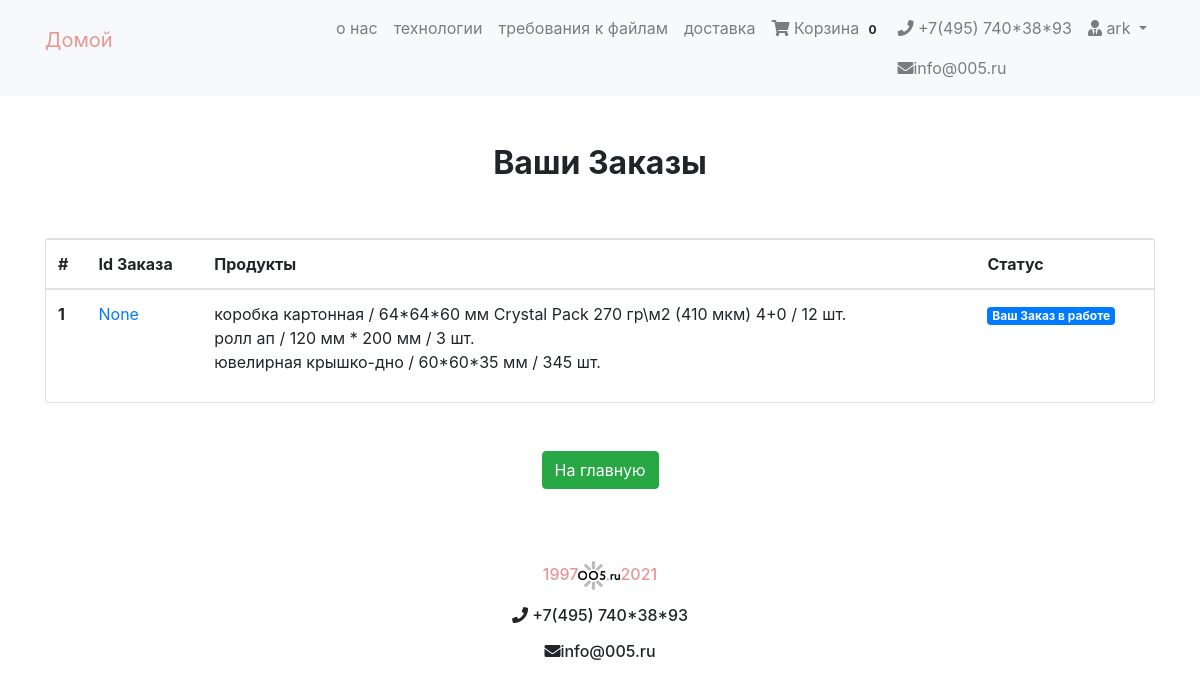
Page /my-orders/ (signed in) on the earlier database version.
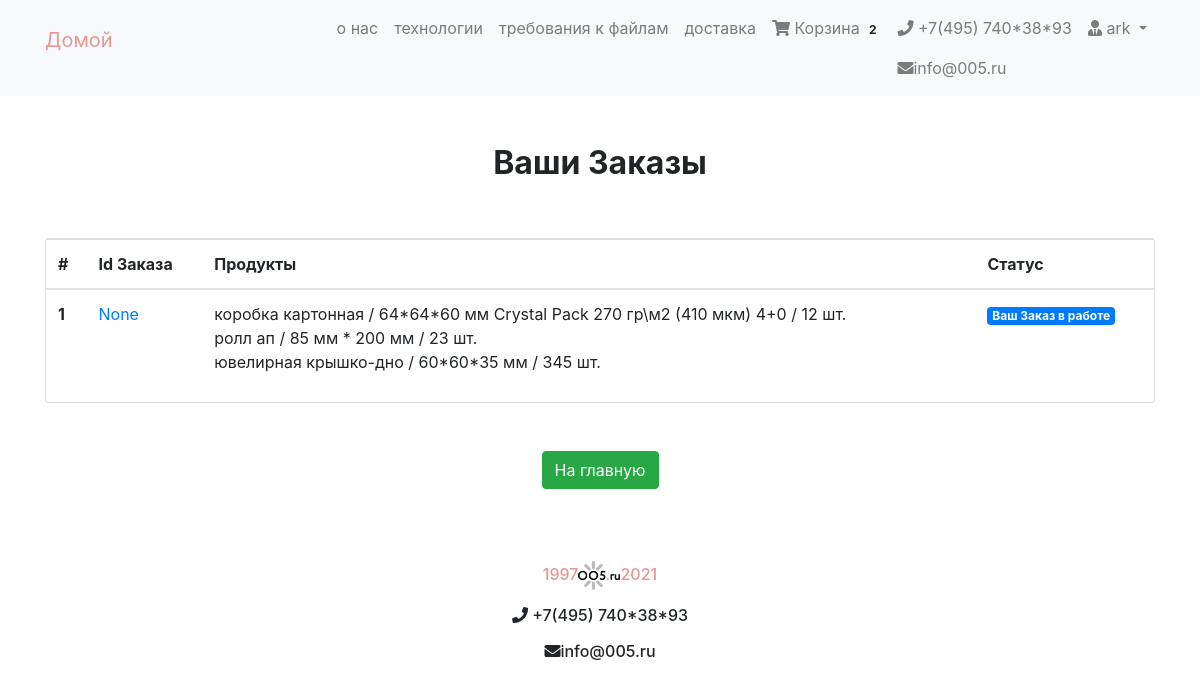
Same page on the later database version.
### cart/models.py (models this page shows, shortened)
class Cart(models.Model):
    user = models.ForeignKey(User, on_delete=models.CASCADE)
    item = models.ForeignKey(Product, on_delete=models.CASCADE)
    quantity = models.IntegerField(default=1)
    purchased = models.BooleanField(default=False)
    created = models.DateTimeField(auto_now_add=True)
    def __str__(self):
        return f'{self.item.name} / {self.item.box_size} / {self.item.tirazh} шт.'

class Order(models.Model):
    orderitems  = models.ManyToManyField(Cart)
    user = models.ForeignKey(User, on_delete=models.CASCADE)
    ordered = models.BooleanField(default=False)
    created = models.DateTimeField(auto_now_add=True)
    paymentId = models.CharField(max_length=200, blank=True , null=True)
    orderId = models.CharField(max_length=200, blank=True, null=True)

### products/models.py (models this page shows, shortened)
class  Product(PolymorphicModel):
    mainimage = models.ImageField(upload_to='products/', blank=True, null=True)
    name = models.CharField(max_length=300, default = None, null=True)
    slug = models.SlugField(default = None, null=True)
    subcategory = models.ForeignKey(SubCategory, on_delete=models.CASCADE, default = None, null=True)
    category = models.ForeignKey(Category, on_delete=models.CASCADE, default = None, null=True)
    preview_text = models.TextField(max_length=50, verbose_name='Preview Text', blank=True, null=True)
    detail_text = models.TextField(max_length=1000, verbose_name='Detail Text', blank=True, null=True)
    lim1 = models.FloatField(default = None, null=True)
    lim2 = models.FloatField(default = None, null=True)
    tirazh = models.IntegerField(null=False)
    t = models.IntegerField(null=True)
    p = models.FloatField(default = None, null=True)
    box_size = models.CharField(max_length=50)

### checkout/views.py (the view)
# urls.py: path('my-orders/', oderView, name="oderView"),
def oderView(request):
    try:
        orders = Order.objects.filter(user=request.user, ordered=True)
        context = {
            "orders": orders
        }
    except:
        messages.warning(request, "You do not have an active order")
        return redirect('/')
    return render(request, 'checkout/order.html', context)

### cart/templatetags/cart_tag.py (called while the page is built)
@register.filter
def cart_total(user):
    order = Order.objects.filter(user=user, ordered=False)
    if order.exists():
    	return order[0].orderitems.count()
    else:
    	return 0

### checkout/templates/checkout/order.html
{% extends 'products/base.html' %}
{% load crispy_forms_tags %}
{% block content %}
<div class="container mt-5">
<h2 class="text-center"><strong>Ваши Заказы</strong></h2>
<div class="row">
	<div class="col-md-12">
		<div class="card mt-5" style="height: auto">
			<div class="table-responsive">
			<table class="table">
			  <thead>
			    <tr>
			      <th scope="col">#</th>
			      <th scope="col">Id Заказа</th>
			      <th scope="col">Продукты</th>
			      <th scope="col">Статус</th>
			    </tr>
			  </thead>
			  <tbody>
			    {% for order in orders %}
			    <tr>
			      <th scope="row">{{ forloop.counter }}</th>
			      <td><a href="#">{{ order.orderId }}</a></td>
			      <td>
			      	{% for item in order.orderitems.all %}
			      		{{ item }}
			      		<br>
			      	{% endfor %}
			      </td>
			      <td><span class="badge badge-primary">Ваш Заказ в работе</span></td>
			  	</tr>
			      {% endfor %}
			  </tbody>
			</table>
			</div>
		</div>
	</div>
	<div class="col-md-12 my-5 text-center">
		<a href="/" class="btn btn-success">На главную</a>
	</div>
</div>
</div>
{% endblock %}

### products/templates/products/navbar.html (shortened to what this page needs)
{% load cart_tag %}
<nav class="navbar navbar-expand-lg navbar-light bg-light">
  <div class="container">
  <a class="navbar-brand" href="/"><p style="color:rgb(229, 152, 147)">Домой</p></a>
  <div class="collapse navbar-collapse" id="navbarNav">
    <ul class="navbar-nav ml-auto">
      <li {% if request.path == 'contact' %}class="nav-item active"{% else %}class="nav-item"{% endif %}>
        <a class="nav-link" href="http://127.0.0.1:8000/about.html/">о нас <span class="sr-only">(current)</span></a>
      </li>
      <li class="nav-item">
        <a class="nav-link" href="http://127.0.0.1:8000/technologies.html">технологии</a>
      </li>
      <li class="nav-item">
        <a class="nav-link" href="http://127.0.0.1:8000/requirements.html/">требования к файлам</a>
      </li>
      <li class="nav-item">
        <a class="nav-link" href="http://127.0.0.1:8000/delivery.html/">доставка</a>
      </li>
      {% if request.user.is_authenticated %}
      <li class="nav-item">
        <a class="nav-link" href="{% url 'mainapp:cart-home' %}">
          <i class="fa fa-shopping-cart"></i>  Корзина
          <span class="badge badge-light">{{ request.user| cart_total }}</span>
        </a>
      </li>
      <li class="nav-item">
        <a class="nav-link" href="#"><i class="fa fa-phone"></i> +7(495) 740*38*93</a>
        <a class="nav-link" href="#"><i class="fa fa-envelope" aria-hidden="true"></i>info@005.ru</a>
      </li>
      <li class="nav-item dropdown">
        <a class="nav-link dropdown-toggle" href="#" id="navbarDropdown" role="button" data-toggle="dropdown" aria-haspopup="true" aria-expanded="false">
          <i class="fas fa-user-tie"></i> {{ request.user.username }}
        </a>
      </li>
      {% else %}
       <li class="nav-item">
        <a  class="btn btn-primary" href="/accounts/login/">Login / Register</a>
      </li>
      {% endif %}
    </ul>
  </div>
  </div>
</nav>

Differences in the rows shown:
changed through a linked row, Cart: item.tirazh "ролл ап / 120 мм * 200 мм / 3 шт." → "ролл ап / 85 мм * 200 мм / 23 шт."
Other differences:
{{ request.user| cart_total }}: "0" → "2"
